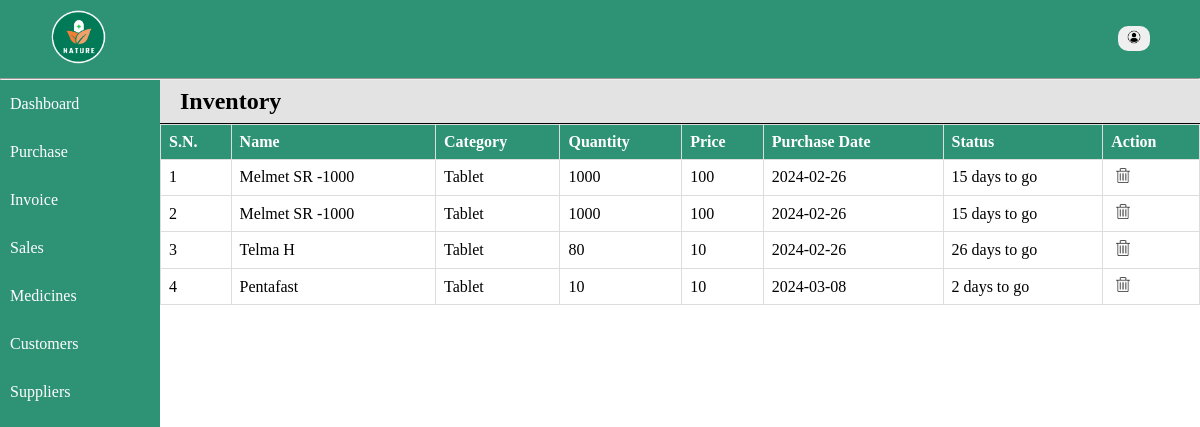
/home/inventory.php, run on an earlier commit of the app's database.
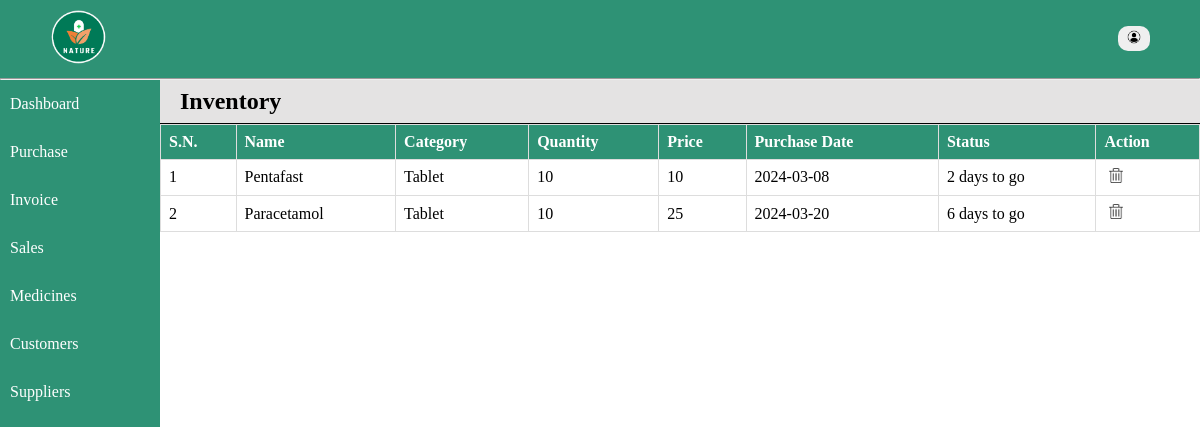
And on a later commit of the database.
### tables this page shows
CREATE TABLE `medicine` (
  `id` int(11) NOT NULL,
  `name` varchar(128) NOT NULL,
  `category` varchar(128) NOT NULL,
  `quantity` int(8) NOT NULL,
  `price` int(11) NOT NULL,
  `total` int(11) NOT NULL,
  `expiry` date NOT NULL,
  `date` date NOT NULL
);

### includes/database.php (called while the page is built, shortened)
<?php
    function select($conn, $arg) {
        $sql = "select * from $arg";
        $result = mysqli_query($conn, $sql);
        return $records = mysqli_fetch_all($result, MYSQLI_ASSOC);
    }
?>

### home/inventory.php (the view, shortened to what this page needs)
<?php
include '../includes/database.php';
$records = select($conn, 'medicine');
$status = '';
?>
<!DOCTYPE html>
<html lang="en">
<head>
    <link rel="stylesheet" href="../styles/style.css">
</head>
<body>
    <div class="container">
        <?php include '../includes/nav.php'; ?>
        <div class="main">
            <?php include '../includes/menu.php'; ?>
            <div class="content-wrapper">
            <div class="records">
                    <h2>Inventory</h2>
                    <table class="table">
                        <tr>
                            <th>S.N.</th>
                            <th>Name</th>
                            <th>Category</th>
                            <th>Quantity</th>
                            <th>Price</th>
                            <th>Purchase Date</th>
                            <th>Status</th>
                            <th>Action</th>
                        </tr>
                        <?php if (!empty($records)) : ?>
                            <?php foreach ($records as $key => $record) : ?>
                                <tr>
                                    <td><?= $key+1; ?></td>
                                    <td><?= $record['name']; ?></td>
                                    <td><?= $record['category']; ?></td>
                                    <td><?= $record['quantity']; ?></td>
                                    <td><?= $record['price']; ?></td>
                                    <td><?= $record['date']; ?></td>
                                    <?php if ($record['expiry'] < $record['date']) {
                                        $status = "Expired";
                                    } else {
                                        $one = date_create($record['expiry']);
                                        $two = date_create(date("Y-m-d"));
                                        $diff = date_diff($one, $two);
                                        $status = $diff->format("%a days to go");
                                    } ?>
                                    <td><?= $status; ?></td>
                                    <td><a href="../includes/delete.php?id= <?= $record['id']; ?>"><img src="../images/delete-icon.png" alt="delete" style="width: 14px;" class="action-btn"></a></td>
                                </tr>
                            <?php endforeach; ?>
                        <?php endif; ?>
                    </table>
            </div>
            </div>
        </div>
    </div>
</body>
</html>

### includes/nav.php (shortened to what this page needs)
<nav id="navbar">
          <a href="home.php"><img src="../images/logo.png" alt="logo" style="width: 60px;"></a>
          <div class="user-info">
              <button id="user-btn"><img src="../images/user.png" alt=""></button>
          </div>
      </nav>
      <hr style="color: #fff;">

### includes/menu.php
<div class="menu">
        <ul id="menu-list">
        <a href="home.php"><li>Dashboard</li></a>
        <a href="purchase.php"><li>Purchase</li></a>
        <a href="invoice.php"><li>Invoice</li></a>
        <a href="sales.php"><li>Sales</li></a>
        <a href="inventory.php"><li>Medicines</li></a>
        <a href="customers.php"><li>Customers</li></a>
        <a href="supplier.php"><li>Suppliers</li></a>
        </ul>
    </div>

### styles/style.css (style rules this page uses)
* { padding: 0; margin: 0; box-sizing: border-box; }
:root { --primary-color: rgba(0, 122, 87, 0.821); --secondary-color: rgba(106, 205, 177, 0.821); }
body { overflow: hidden; }
.container { color: #fff; }
nav { background-color: var(--primary-color); padding: 8px 48px; display: flex; justify-content: space-between; align-items: center; }
a { text-decoration: none; color: #fff; }
.user-info { font-size: 18px; }
.user-info button { margin: 2px 2px; width: 32px; border-radius: 10px; padding: 4px; background-color: none; font-size: 14px; cursor: pointer; border: none; transition: 0.6s; }
.user-info button img { width: 14px; }
#menu-list { float: left; list-style: none; background-color: var(--primary-color); height: 100vh; width: 10em; }
#menu-list li { padding: 15px 10px; }
.main { background: #fff; display: flex; }
.content-wrapper { width: 100%; color: #000; }
.records { width: 100%; color: #000; }
.records h2 { display: block; padding: 8px 20px; border-bottom: 1px solid black; background-color: rgb(228, 227, 227); }
.table { width: 100%; border-collapse: collapse; }
.table tr { width: 100%; }
.table th { padding: 12px 0; text-align: left; background-color: var(--primary-color); color: white; }
.table td, .table th { padding: 8px; border: 1px solid #ddd; }
.action-btn { margin: 0 5px; }

What changed in the data, as far as the page shows it:
removed medicine: name "Melmet SR -1000", category "Tablet", quantity "1000", price "100", date "2024-02-26", expiry "15 days to go"
removed medicine: name "Melmet SR -1000", category "Tablet", quantity "1000", price "100", date "2024-02-26", expiry "15 days to go"
removed medicine: name "Telma H", category "Tablet", quantity "80", price "10", date "2024-02-26", expiry "26 days to go"
added medicine: name "Paracetamol", category "Tablet", quantity "10", price "25", date "2024-03-20", expiry "6 days to go"
